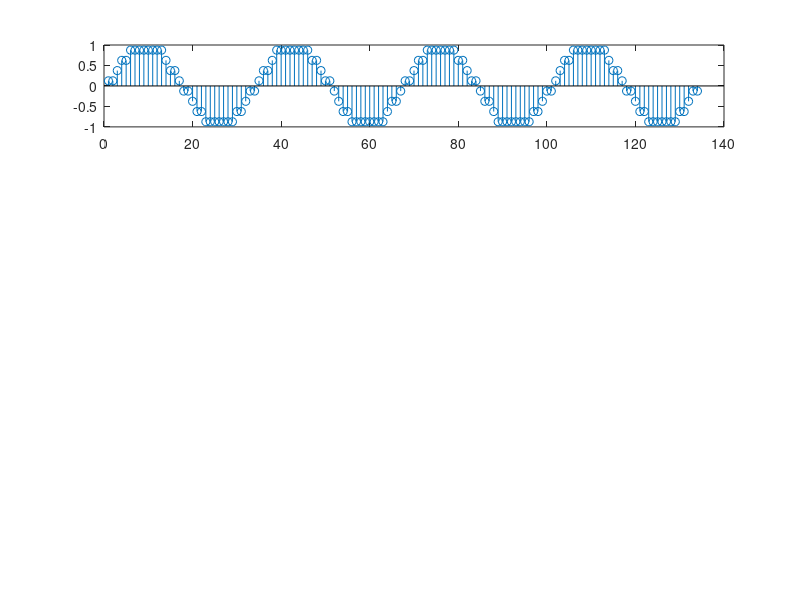

Here is the MATLAB script that generated this plot: (Note: this script raises an error after producing the figure.)
clc;
clear all;
close all;

f=3000;
A = 1;
fs = 1e5;
n = 0:1:4*(fs/f);
x = A * sin(2*pi*f*n*(1/fs));

L = [8,16,32,64];

for i=1:4
    step = (max(x) - min(x))/L(i);
    qlevel = (min(x) + (step/2)) : (step) : (max(x) - (step/2));
    sigp = ((x-min(x))/step) + 1/2;
    qindex = round(sigp);
    qindex = min(qindex,L(i));
    Xq = qlevel(qindex);
    subplot(4,1,i);
    stem(Xq);
    title('L',L(i));
end